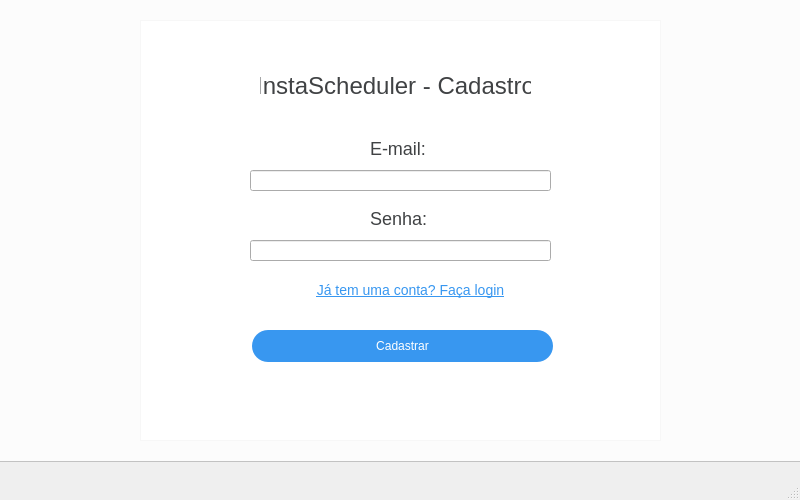
<?xml version="1.0" encoding="UTF-8"?>
<ui version="4.0">
 <class>MainWindow</class>
 <widget class="QMainWindow" name="MainWindow">
  <property name="geometry">
   <rect>
    <x>0</x>
    <y>0</y>
    <width>800</width>
    <height>500</height>
   </rect>
  </property>
  <property name="windowTitle">
   <string>MainWindow</string>
  </property>
  <widget class="QWidget" name="centralwidget">
   <widget class="QColumnView" name="columnView">
    <property name="geometry">
     <rect>
      <x>-5</x>
      <y>-19</y>
      <width>811</width>
      <height>481</height>
     </rect>
    </property>
    <property name="styleSheet">
     <string notr="true">background-color: #fcfcfc;</string>
    </property>
   </widget>
   <widget class="QLabel" name="label">
    <property name="enabled">
     <bool>true</bool>
    </property>
    <property name="geometry">
     <rect>
      <x>260</x>
      <y>70</y>
      <width>271</width>
      <height>31</height>
     </rect>
    </property>
    <property name="styleSheet">
     <string notr="true">font-size: 24px;
color: #404244;
</string>
    </property>
    <property name="text">
     <string>InstaScheduler - Cadastro</string>
    </property>
    <property name="alignment">
     <set>Qt::AlignCenter</set>
    </property>
   </widget>
   <widget class="QLabel" name="label_2">
    <property name="geometry">
     <rect>
      <x>370</x>
      <y>140</y>
      <width>60</width>
      <height>16</height>
     </rect>
    </property>
    <property name="styleSheet">
     <string notr="true">font-size: 18px;
color: #404244;</string>
    </property>
    <property name="text">
     <string>E-mail:</string>
    </property>
   </widget>
   <widget class="QLineEdit" name="email_field">
    <property name="geometry">
     <rect>
      <x>250</x>
      <y>170</y>
      <width>301</width>
      <height>21</height>
     </rect>
    </property>
   </widget>
   <widget class="QLineEdit" name="password_field">
    <property name="geometry">
     <rect>
      <x>250</x>
      <y>240</y>
      <width>301</width>
      <height>21</height>
     </rect>
    </property>
    <property name="text">
     <string/>
    </property>
   </widget>
   <widget class="QLabel" name="label_3">
    <property name="geometry">
     <rect>
      <x>370</x>
      <y>210</y>
      <width>60</width>
      <height>16</height>
     </rect>
    </property>
    <property name="styleSheet">
     <string notr="true">font-size: 18px;
color: #404244;</string>
    </property>
    <property name="text">
     <string>Senha:</string>
    </property>
   </widget>
   <widget class="QPushButton" name="signup_button">
    <property name="geometry">
     <rect>
      <x>252</x>
      <y>330</y>
      <width>301</width>
      <height>32</height>
     </rect>
    </property>
    <property name="cursor">
     <cursorShape>PointingHandCursor</cursorShape>
    </property>
    <property name="styleSheet">
     <string notr="true">background-color: #3897f0;
color: white;
border-color: #3897f0;
border-radius: 16px;</string>
    </property>
    <property name="text">
     <string>Cadastrar</string>
    </property>
   </widget>
   <widget class="QColumnView" name="columnView_2">
    <property name="geometry">
     <rect>
      <x>140</x>
      <y>20</y>
      <width>521</width>
      <height>421</height>
     </rect>
    </property>
    <property name="styleSheet">
     <string notr="true">background-color: white;
border: 1px solid #f7f7f7;</string>
    </property>
   </widget>
   <widget class="QLabel" name="link_login">
    <property name="geometry">
     <rect>
      <x>310</x>
      <y>280</y>
      <width>201</width>
      <height>20</height>
     </rect>
    </property>
    <property name="cursor">
     <cursorShape>PointingHandCursor</cursorShape>
    </property>
    <property name="styleSheet">
     <string notr="true">font-size:14px;
color: #3897F0;
text-decoration: underline;</string>
    </property>
    <property name="text">
     <string>Já tem uma conta? Faça login</string>
    </property>
    <property name="alignment">
     <set>Qt::AlignCenter</set>
    </property>
   </widget>
   <zorder>columnView</zorder>
   <zorder>columnView_2</zorder>
   <zorder>label</zorder>
   <zorder>label_2</zorder>
   <zorder>email_field</zorder>
   <zorder>password_field</zorder>
   <zorder>label_3</zorder>
   <zorder>signup_button</zorder>
   <zorder>link_login</zorder>
  </widget>
  <widget class="QMenuBar" name="menubar">
   <property name="geometry">
    <rect>
     <x>0</x>
     <y>0</y>
     <width>800</width>
     <height>22</height>
    </rect>
   </property>
  </widget>
  <widget class="QStatusBar" name="statusbar"/>
 </widget>
 <resources/>
 <connections/>
</ui>
